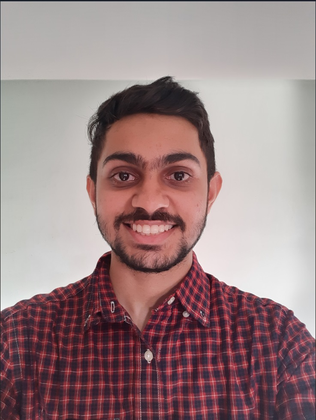
%> input picture Sem-7/IP/ME.png, 316 x 420 px, shrunk from 737 x 981 before the run
$ octave l6_3.m   (GNU Octave 9; MATLAB toolbox functions it lacks are replaced by stand-ins)
%> lines starting %> are read from the running program, lines starting %| are printed output that depends on the picture
### Sem-7/IP/spatial_filter.m
function [ output] = spatial_filter( igray,window )
       [M,N]=size(igray);
       [m,n]=size(window);
       a=(m-1)/2;
       b=(n-1)/2;
       %igray=double(igray);
       new_img=zeros(M+2*a,N+2*b);
       new_img(a+1:a+M,b+1:b+N)=igray;
       for i=a+1:a+M
           for j=b+1:b+N
               temp=new_img(i-a:i+a,j-b:j+b);
               new_img(i,j)=sum(sum(temp.*window));
           end
       end
       output=new_img;
end

### Sem-7/IP/l6_3.m
me = imread('ME.png');
%> me is the input picture: size 420x316x3 uint8; mean R, G, B 155.1, 131.8, 133.1
me_g = rgb2gray(me);
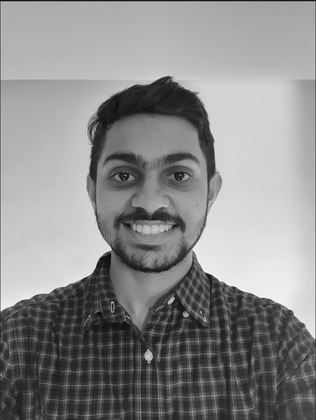
%> me_g: size 420x316 uint8; min 12, max 253, mean 138.9
tmp = me_g;

for i=1:1:5
  window = (1/25)*ones(5,5);
  output = spatial_filter(tmp,window);
  tmp=output;
  subplot(1,5,i);
  imshow(uint8(output));
  title(['5x5  ',num2str(i),'th pass']);
end
%> this loop made 5 passes
%> pass 1, in spatial_filter, `output=new_img;`:
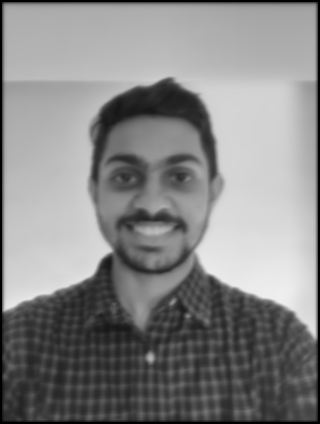
%> output: size 424x320 double; min 0, max 239.3, mean 134.8
%> pass 2, in spatial_filter (call 2), `output=new_img;`:
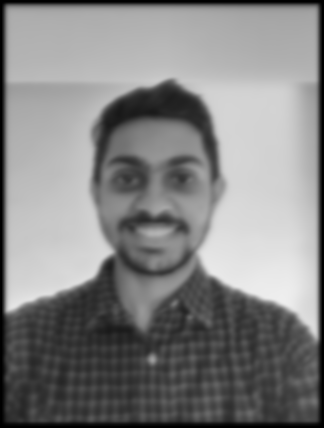
%> output: size 428x324 double; min 0, max 238.6, mean 131.8
%> after the loop:
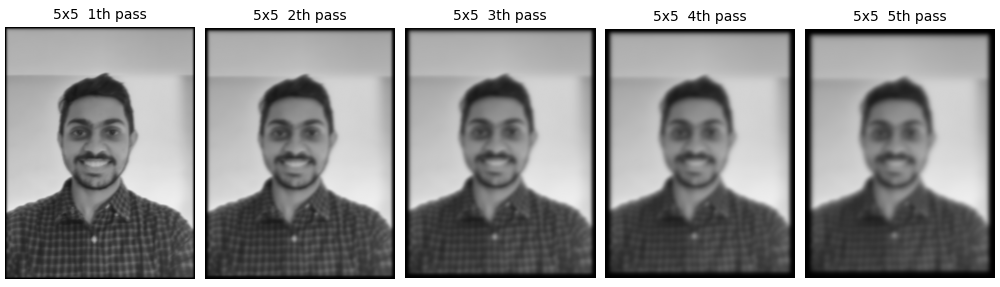
%> figure redrawn from the program's plot data, 5 panels
